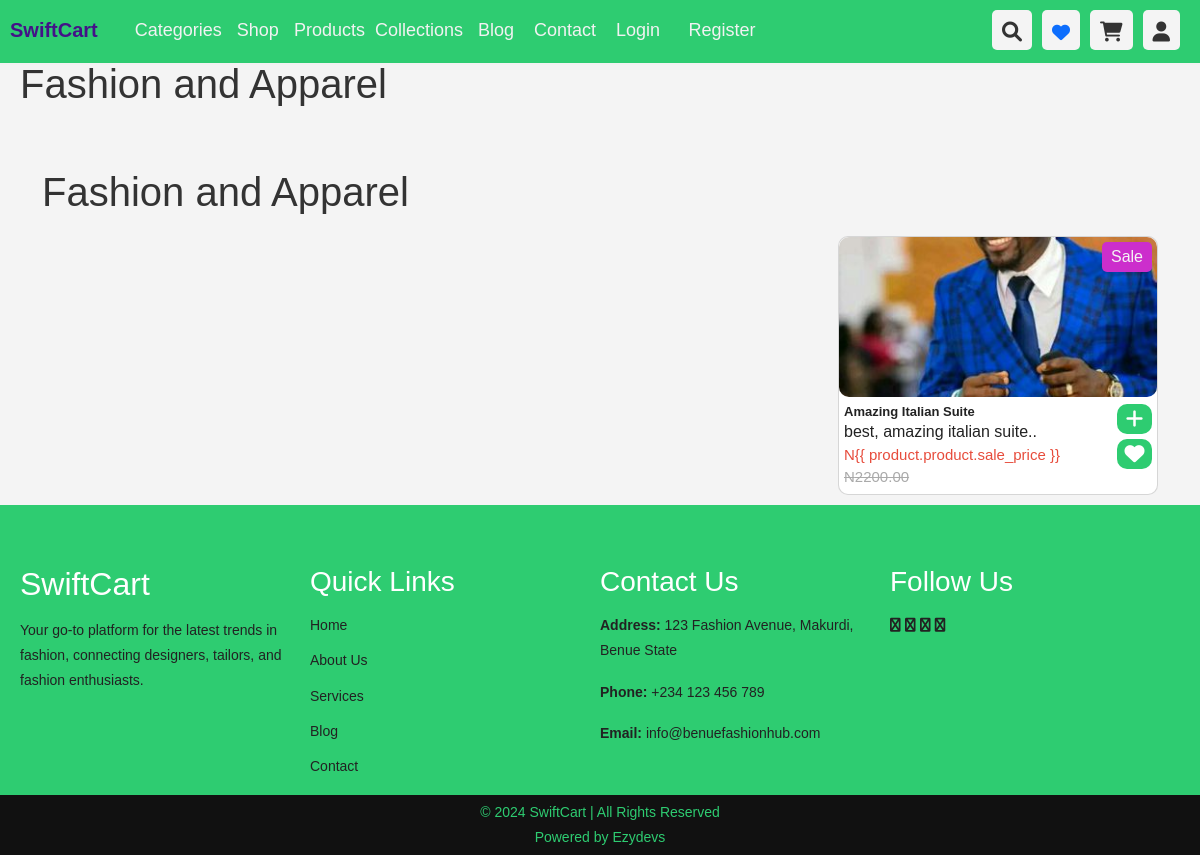
Page /collection/fashion-and-apparel/ on the earlier database version.
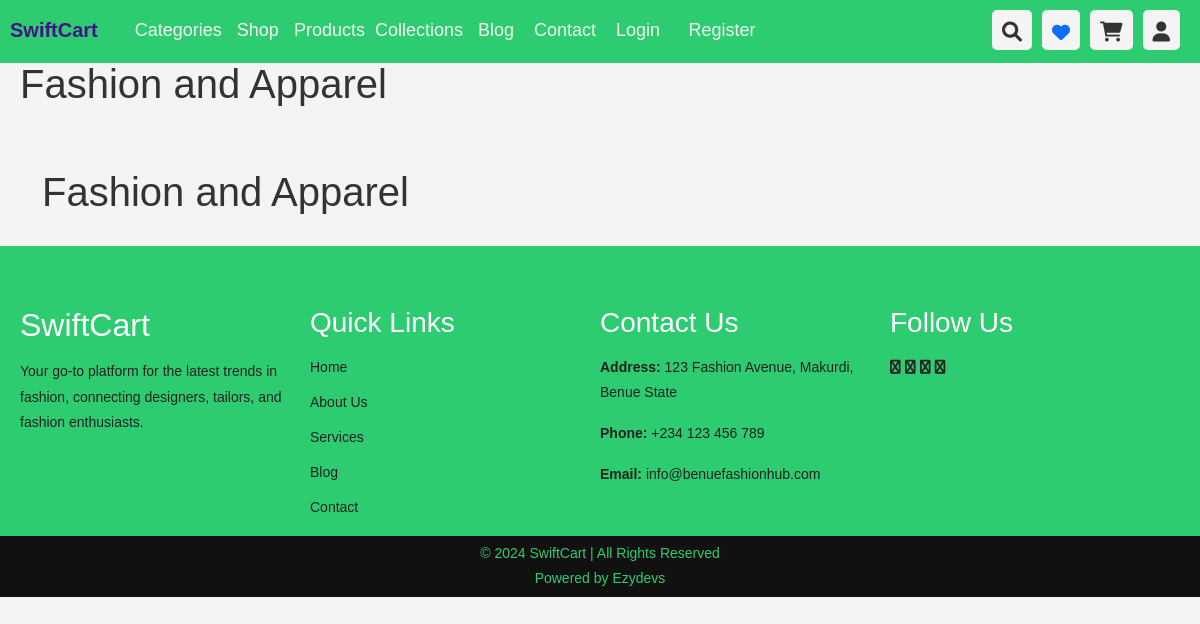
Same page on the later database version.
### Store/models.py (models this page shows, shortened)
class CollectionItem(models.Model):
    collection = models.ForeignKey(Collection, related_name='collection_items', on_delete=models.CASCADE)
    product = models.ForeignKey(Product, related_name='product_items', on_delete=models.CASCADE)
    created_at = models.DateTimeField(auto_now_add=True)

class Product(models.Model):
    id = models.UUIDField(primary_key=True, unique=True, default=uuid.uuid4)
    name = models.CharField(max_length=100)
    image = models.ImageField(upload_to='products_images', blank=True, null=True)
    description = models.TextField()
    in_stock = models.PositiveBigIntegerField(default=1)
    price = models.DecimalField(decimal_places=2, max_digits=10000)
    is_sale = models.BooleanField(default=False)
    sale_price = models.DecimalField(decimal_places=2, max_digits=10000, blank=True, null=True)
    is_featured = models.BooleanField(default=False)
    is_trending = models.BooleanField(default=False)
    is_best_seller = models.BooleanField(default=False)
    category = models.ForeignKey(Category, related_name='product_category', on_delete=models.CASCADE)
    created_by = models.ForeignKey(User, related_name='addes_product', on_delete=models.CASCADE)
    created_at = models.DateTimeField(auto_now_add=True)
    updated_at = models.DateTimeField(auto_now=True)

### Store/views.py (the view)
# urls.py: path('collection/<slug:slug>/', views.collection_detail, name='collection_detail'),
def collection_detail(request, slug):
     collection = get_object_or_404(Collection, slug=slug)
     collection_items = CollectionItem.objects.filter(collection=collection)
     return render(request, 'store/collection_detail.html', {'collection':collection, 'collection_items':collection_items})

### Store/templates/store/collection_detail.html (shortened to what this page needs)
{% extends 'store/base.html' %}
{% load static %}
{% block content %}
<div style="padding: 20px; color: #222; margin-top: 40px;">
    <h1>{{ collection.name }}</h1>
</div>
<main>
    <section class="section container" style="margin-top: 10px;">
        <h1 class="title" id="title">
            <h1>{{ collection.name }}</h1>
        </h1>
        <div class="section-container">
            {% for product in collection_items %}
            <a href="{% url 'product' product.product.id %}" style="text-decoration: none; color: #222;">
                <div class="card" style="position: relative; cursor: pointer;">
                    <div class="card-img">
                        <img src="{{ product.product.image.url }}" alt="{{ product.name }}">
                    </div>
                    {% if product.product.is_sale %}
                    <div class="sale-badge"
                        style="position: absolute; background-color: #cc2ecc; color: #f4f4f4; right: 5px; top: 5px; padding: 3px; border-radius: 5px; width: 50px; text-align: center;">
                        <span>Sale</span>
                    </div>
                    {% endif %}
                    <div class="card-content" style="margin-top: 2px;">
                        <a href="{% url 'product' product.product.id %}" style="text-decoration: none; color: #222;">
                            <div>
                                <h3 class="product-title" style="padding: 0; margin: 0; font-size: 13px;">
                                    {{ product.product.name }}</h3>
                                <p class="product-description" style="padding: 0; margin: 0;">
                                    {{ product.product.description|truncatewords:4 }}..
                                </p>
                                {% if product.product.is_sale %}
                                <p class="product-price" style="padding: 0; margin: 0;">N{{ product.product.sale_price
                                    }} <span class="old-price"> N{{ product.product.price }} </span></p>
                                {% else %}
                                <p class="product-price" style="padding: 0; margin: 0;">N{{ product.product.price }}
                                </p>
                                {% endif %}
                            </div>
                        </a>
                        <div style="display: flex; flex-direction: column; gap: 5px;">
                            <div class="action" style="padding: 5px; width: 35px; height: 30px;">
                                <span id="addToCart" class="add-to"><i class="fa fa-plus"></i></span>
                            </div>
                            <div class="action" style="padding: 5px; width: 35px; height: 30px;">
                                <span id="addToWaitList" class="add-to"><i class="fa fa-heart"></i></span>
                            </div>
                        </div>
                    </div>
                </div>
            </a>
            {% endfor %}
        </div>
    </section>
</main>
{% endblock %}

Differences in the rows shown:
removed CollectionItem: product.image (picture), shows "Sale", product.name "Amazing Italian Suite", product.description "best, amazing italian suite", product.price "2200.00"
